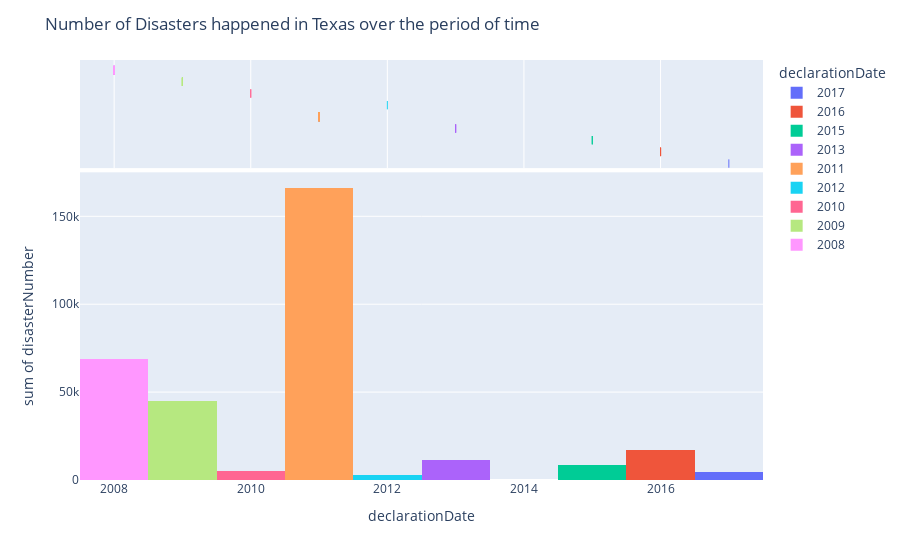

The notebook cell this image was saved under:
### Code cell
# To show which years are worst years in TEXAS from disaster perspective
import plotly.express as px
df = df.query('stateName=="Texas"')
fig = px.histogram(df, x="declarationDate", y="disasterNumber", color="declarationDate", marginal="rug",
                   hover_data=df.columns)
fig.update_layout(title='Number of Disasters happened in Texas over the period of time')
fig.show()

### Figure 1 — Plotly figure (JSON) as saved in the notebook; plotly's stock layout.template omitted (floating-point values rounded to 4 significant figures; data arrays with more than 128 entries replaced by an {"elided": "..."} marker saying what was removed)
{"data": [{"alignmentgroup": "True", "bingroup": "x", "histfunc": "sum", "hovertemplate": "declarationDate=%{x}<br>sum of disasterNumber=%{y}<extra></extra>", "legendgroup": "2017", "marker": {"color": "#636efa", "pattern": {"shape": ""}}, "name": "2017", "offsetgroup": "2017", "orientation": "v", "showlegend": true, "type": "histogram", "x": [2017], "xaxis": "x", "y": [4332], "yaxis": "y"}, {"alignmentgroup": "True", "boxpoints": "all", "customdata": [[0, 2017, 2017, 2017, 2021, "HURRICANE HARVEY", "Major Disaster", "TX", "Texas", "Hurricane", "b5216b615cad6f6ba24751905d0b9d9c6b33fc68", "5aa2d570cb4f0f7020b17042"]], "fillcolor": "rgba(255,255,255,0)", "hoveron": "points", "hovertemplate": "declarationDate=%{x}<br>data=%{customdata[0]}<br>incidentBeginDate=%{customdata[1]}<br>entryDate=%{customdata[2]}<br>updateDate=%{customdata[3]}<br>lastRefresh=%{customdata[4]}<br>disasterName=%{customdata[5]}<br>declarationType=%{customdata[6]}<br>stateCode=%{customdata[7]}<br>stateName=%{customdata[8]}<br>incidentType=%{customdata[9]}<br>hash=%{customdata[10]}<br>id=%{customdata[11]}<extra></extra>", "jitter": 0, "legendgroup": "2017", "line": {"color": "rgba(255,255,255,0)"}, "marker": {"color": "#636efa", "symbol": "line-ns-open"}, "name": "2017", "offsetgroup": "2017", "showlegend": false, "type": "box", "x": [2017], "xaxis": "x2", "yaxis": "y2"}, {"alignmentgroup": "True", "bingroup": "x", "histfunc": "sum", "hovertemplate": "declarationDate=%{x}<br>sum of disasterNumber=%{y}<extra></extra>", "legendgroup": "2016", "marker": {"color": "#EF553B", "pattern": {"shape": ""}}, "name": "2016", "offsetgroup": "2016", "orientation": "v", "showlegend": true, "type": "histogram", "x": [2016, 2016, 2016, 2016], "xaxis": "x", "y": [4269, 4272, 4266, 4255], "yaxis": "y"}, {"alignmentgroup": "True", "boxpoints": "all", "customdata": [[0, 2016, 2016, 2016, 2021, "SEVERE STORMS AND FLOODING ", "Major Disaster", "TX", "Texas", "Flood", "6b3bc73ac8c4a5ea1542dea9c9c1b541e8bdcd1e", "5aa2d570cb4f0f7020b1708a"], [0, 2016, 2016, 2016, 2021, "SEVERE STORMS AND FLOODING", "Major Disaster", "TX", "Texas", "Flood", "b9e5fa1d38478dcb5efa8198db12f96a68845f99", "5aa2d570cb4f0f7020b17098"], [0, 2016, 2016, 2016, 2021, "SEVERE STORMS, TORNADOES, AND FLOODING", "Major Disaster", "TX", "Texas", "Flood", "9a3b0fc661a29da7d95262a194d4d8e0c2b15c34", "5aa2d570cb4f0f7020b170a7"], [0, 2015, 2016, 2019, 2021, "SEVERE WINTER STORMS, TORNADOES, STRAIGHT-LINE WINDS, AND FLOODING", "Major Disaster", "TX", "Texas", "Severe Storm(s)", "67e1e9c8aada0cc9da8bdc0cb45acd5020242cb4", "5aa2d570cb4f0f7020b170c7"]], "fillcolor": "rgba(255,255,255,0)", "hoveron": "points", "hovertemplate": "declarationDate=%{x}<br>data=%{customdata[0]}<br>incidentBeginDate=%{customdata[1]}<br>entryDate=%{customdata[2]}<br>updateDate=%{customdata[3]}<br>lastRefresh=%{customdata[4]}<br>disasterName=%{customdata[5]}<br>declarationType=%{customdata[6]}<br>stateCode=%{customdata[7]}<br>stateName=%{customdata[8]}<br>incidentType=%{customdata[9]}<br>hash=%{customdata[10]}<br>id=%{customdata[11]}<extra></extra>", "jitter": 0, "legendgroup": "2016", "line": {"color": "rgba(255,255,255,0)"}, "marker": {"color": "#EF553B", "symbol": "line-ns-open"}, "name": "2016", "offsetgroup": "2016", "showlegend": false, "type": "box", "x": [2016, 2016, 2016, 2016], "xaxis": "x2", "yaxis": "y2"}, {"alignmentgroup": "True", "bingroup": "x", "histfunc": "sum", "hovertemplate": "declarationDate=%{x}<br>sum of disasterNumber=%{y}<extra></extra>", "legendgroup": "2015", "marker": {"color": "#00cc96", "pattern": {"shape": ""}}, "name": "2015", "offsetgroup": "2015", "orientation": "v", "showlegend": true, "type": "histogram", "x": [2015, 2015], "xaxis": "x", "y": [4245, 4223], "yaxis": "y"}, {"alignmentgroup": "True", "boxpoints": "all", "customdata": [[0, 2015, 2015, 2015, 2021, "SEVERE STORMS, TORNADOES, STRAIGHT-LINE WINDS, AND FLOODING", "Major Disaster", "TX", "Texas", "Severe Storm(s)", "f7dc8a710d9c86032f73acedd61be42a9105fd59", "5aa2d570cb4f0f7020b1709e"], [0, 2015, 2015, 2015, 2021, "SEVERE STORMS, TORNADOES, STRAIGHT-LINE WINDS AND FLOODING", "Major Disaster", "TX", "Texas", "Severe Storm(s)", "8b13f36fb0a7e357a5767d2a0554015ceffe0fbf", "5aa2d571cb4f0f7020b17106"]], "fillcolor": "rgba(255,255,255,0)", "hoveron": "points", "hovertemplate": "declarationDate=%{x}<br>data=%{customdata[0]}<br>incidentBeginDate=%{customdata[1]}<br>entryDate=%{customdata[2]}<br>updateDate=%{customdata[3]}<br>lastRefresh=%{customdata[4]}<br>disasterName=%{customdata[5]}<br>declarationType=%{customdata[6]}<br>stateCode=%{customdata[7]}<br>stateName=%{customdata[8]}<br>incidentType=%{customdata[9]}<br>hash=%{customdata[10]}<br>id=%{customdata[11]}<extra></extra>", "jitter": 0, "legendgroup": "2015", "line": {"color": "rgba(255,255,255,0)"}, "marker": {"color": "#00cc96", "symbol": "line-ns-open"}, "name": "2015", "offsetgroup": "2015", "showlegend": false, "type": "box", "x": [2015, 2015], "xaxis": "x2", "yaxis": "y2"}, {"alignmentgroup": "True", "bingroup": "x", "histfunc": "sum", "hovertemplate": "declarationDate=%{x}<br>sum of disasterNumber=%{y}<extra></extra>", "legendgroup": "2013", "marker": {"color": "#ab63fa", "pattern": {"shape": ""}}, "name": "2013", "offsetgroup": "2013", "orientation": "v", "showlegend": true, "type": "histogram", "x": [2013, 2013, 2013], "xaxis": "x", "y": [3363, 4136, 4159], "yaxis": "y"}, {"alignmentgroup": "True", "boxpoints": "all", "customdata": [[0, 2013, 2013, 2015, 2021, "EXPLOSION", "Emergency", "TX", "Texas", "Other", "2122a2adfa5e5c7312db3d20779bbab9b9c675e7", "5aa2d571cb4f0f7020b17126"], [0, 2013, 2013, 2013, 2021, "EXPLOSION", "Major Disaster", "TX", "Texas", "Other", "6f94d323d05af311023e01d3ba7f5b1dddc2e0d5", "5aa2d571cb4f0f7020b1712b"], [0, 2013, 2013, 2013, 2021, "SEVERE STORMS AND FLOODING", "Major Disaster", "TX", "Texas", "Severe Storm(s)", "036904a63afe3d5378eefddd9047a11e52fdfd60", "5aa2d571cb4f0f7020b17140"]], "fillcolor": "rgba(255,255,255,0)", "hoveron": "points", "hovertemplate": "declarationDate=%{x}<br>data=%{customdata[0]}<br>incidentBeginDate=%{customdata[1]}<br>entryDate=%{customdata[2]}<br>updateDate=%{customdata[3]}<br>lastRefresh=%{customdata[4]}<br>disasterName=%{customdata[5]}<br>declarationType=%{customdata[6]}<br>stateCode=%{customdata[7]}<br>stateName=%{customdata[8]}<br>incidentType=%{customdata[9]}<br>hash=%{customdata[10]}<br>id=%{customdata[11]}<extra></extra>", "jitter": 0, "legendgroup": "2013", "line": {"color": "rgba(255,255,255,0)"}, "marker": {"color": "#ab63fa", "symbol": "line-ns-open"}, "name": "2013", "offsetgroup": "2013", "showlegend": false, "type": "box", "x": [2013, 2013, 2013], "xaxis": "x2", "yaxis": "y2"}, {"alignmentgroup": "True", "bingroup": "x", "histfunc": "sum", "hovertemplate": "declarationDate=%{x}<br>sum of disasterNumber=%{y}<extra></extra>", "legendgroup": "2011", "marker": {"color": "#FFA15A", "pattern": {"shape": ""}}, "name": "2011", "offsetgroup": "2011", "orientation": "v", "showlegend": true, "type": "histogram", "x": [2011, 2011, 2011, 2011, 2011, 2011, 2011, 2011, 2011, 2011, 2011, 2011, 2011, 2011, 2011, 2011, 2011, 2011, 2011, 2011, 2011, 2011, 2011, 2011, 2011, 2011, 2011, 2011, 2011, 2011, 2011, 2011, 2011, 2011, 2011, 2011, 2011, 2011, 2011, 2011, 2011, 2011, 2011, 2011, 2011, 2011, 2011, 2011, 2011, 2011, 2011, 2011, 2011, 2011, 2011, 2011, 2011], "xaxis": "x", "y": [4029, 2958, 2962, 2963, 2957, 2967, 2964, 2968, 2960, 2959, 2965, 2952, 2949, 2929, 2937, 2928, 2925, 2927, 2924, 1999, 2926, 2931, 2930, 2916, 2914, 2922, 2911, 2904, 2908, 2912, 2896, 2899, 2913, 2886, 2893, 2892, 2885, 2901, 2889, 2891, 2903, 2898, 2905, 2910, 2894, 2888, 2906, 2895, 2881, 2867, 2882, 2884, 2865, 2863, 2862, 2870, 2864], "yaxis": "y"}, {"alignmentgroup": "True", "boxpoints": "all", "customdata": {"elided": "57x12 mixed values"}, "fillcolor": "rgba(255,255,255,0)", "hoveron": "points", "hovertemplate": "declarationDate=%{x}<br>data=%{customdata[0]}<br>incidentBeginDate=%{customdata[1]}<br>entryDate=%{customdata[2]}<br>updateDate=%{customdata[3]}<br>lastRefresh=%{customdata[4]}<br>disasterName=%{customdata[5]}<br>declarationType=%{customdata[6]}<br>stateCode=%{customdata[7]}<br>stateName=%{customdata[8]}<br>incidentType=%{customdata[9]}<br>hash=%{customdata[10]}<br>id=%{customdata[11]}<extra></extra>", "jitter": 0, "legendgroup": "2011", "line": {"color": "rgba(255,255,255,0)"}, "marker": {"color": "#FFA15A", "symbol": "line-ns-open"}, "name": "2011", "offsetgroup": "2011", "showlegend": false, "type": "box", "x": [2011, 2011, 2011, 2011, 2011, 2011, 2011, 2011, 2011, 2011, 2011, 2011, 2011, 2011, 2011, 2011, 2011, 2011, 2011, 2011, 2011, 2011, 2011, 2011, 2011, 2011, 2011, 2011, 2011, 2011, 2011, 2011, 2011, 2011, 2011, 2011, 2011, 2011, 2011, 2011, 2011, 2011, 2011, 2011, 2011, 2011, 2011, 2011, 2011, 2011, 2011, 2011, 2011, 2011, 2011, 2011, 2011], "xaxis": "x2", "yaxis": "y2"}, {"alignmentgroup": "True", "bingroup": "x", "histfunc": "sum", "hovertemplate": "declarationDate=%{x}<br>sum of disasterNumber=%{y}<extra></extra>", "legendgroup": "2012", "marker": {"color": "#19d3f3", "pattern": {"shape": ""}}, "name": "2012", "offsetgroup": "2012", "orientation": "v", "showlegend": true, "type": "histogram", "x": [2012], "xaxis": "x", "y": [2976], "yaxis": "y"}, {"alignmentgroup": "True", "boxpoints": "all", "customdata": [[0, 2012, 2012, 2015, 2021, "LIVERMORE RANCH FIRE COMPLEX", "Fire Management", "TX", "Texas", "Fire", "da4ab7b8c6bfec00d32eeb0b445c06990fe2be7d", "5aa2d572cb4f0f7020b171d2"]], "fillcolor": "rgba(255,255,255,0)", "hoveron": "points", "hovertemplate": "declarationDate=%{x}<br>data=%{customdata[0]}<br>incidentBeginDate=%{customdata[1]}<br>entryDate=%{customdata[2]}<br>updateDate=%{customdata[3]}<br>lastRefresh=%{customdata[4]}<br>disasterName=%{customdata[5]}<br>declarationType=%{customdata[6]}<br>stateCode=%{customdata[7]}<br>stateName=%{customdata[8]}<br>incidentType=%{customdata[9]}<br>hash=%{customdata[10]}<br>id=%{customdata[11]}<extra></extra>", "jitter": 0, "legendgroup": "2012", "line": {"color": "rgba(255,255,255,0)"}, "marker": {"color": "#19d3f3", "symbol": "line-ns-open"}, "name": "2012", "offsetgroup": "2012", "showlegend": false, "type": "box", "x": [2012], "xaxis": "x2", "yaxis": "y2"}, {"alignmentgroup": "True", "bingroup": "x", "histfunc": "sum", "hovertemplate": "declarationDate=%{x}<br>sum of disasterNumber=%{y}<extra></extra>", "legendgroup": "2010", "marker": {"color": "#FF6692", "pattern": {"shape": ""}}, "name": "2010", "offsetgroup": "2010", "orientation": "v", "showlegend": true, "type": "histogram", "x": [2010, 2010], "xaxis": "x", "y": [3313, 1931], "yaxis": "y"}, {"alignmentgroup": "True", "boxpoints": "all", "customdata": [[0, 2010, 2010, 2012, 2021, "TROPICAL STORM ALEX", "Emergency", "TX", "Texas", "Hurricane", "c1e57aa66a957b9830025518df34a140ad99b3a2", "5aa2d573cb4f0f7020b172d9"], [0, 2010, 2010, 2020, 2021, "HURRICANE ALEX", "Major Disaster", "TX", "Texas", "Hurricane", "3e9e0471fdcef6e69bdeda27719afe4593b78299", "5aa2d573cb4f0f7020b17300"]], "fillcolor": "rgba(255,255,255,0)", "hoveron": "points", "hovertemplate": "declarationDate=%{x}<br>data=%{customdata[0]}<br>incidentBeginDate=%{customdata[1]}<br>entryDate=%{customdata[2]}<br>updateDate=%{customdata[3]}<br>lastRefresh=%{customdata[4]}<br>disasterName=%{customdata[5]}<br>declarationType=%{customdata[6]}<br>stateCode=%{customdata[7]}<br>stateName=%{customdata[8]}<br>incidentType=%{customdata[9]}<br>hash=%{customdata[10]}<br>id=%{customdata[11]}<extra></extra>", "jitter": 0, "legendgroup": "2010", "line": {"color": "rgba(255,255,255,0)"}, "marker": {"color": "#FF6692", "symbol": "line-ns-open"}, "name": "2010", "offsetgroup": "2010", "showlegend": false, "type": "box", "x": [2010, 2010], "xaxis": "x2", "yaxis": "y2"}, {"alignmentgroup": "True", "bingroup": "x", "histfunc": "sum", "hovertemplate": "declarationDate=%{x}<br>sum of disasterNumber=%{y}<extra></extra>", "legendgroup": "2009", "marker": {"color": "#B6E880", "pattern": {"shape": ""}}, "name": "2009", "offsetgroup": "2009", "orientation": "v", "showlegend": true, "type": "histogram", "x": [2009, 2009, 2009, 2009, 2009, 2009, 2009, 2009, 2009, 2009, 2009, 2009, 2009, 2009, 2009, 2009], "xaxis": "x", "y": [2814, 2810, 2805, 2815, 2801, 2807, 2796, 2803, 2804, 2798, 2800, 2806, 2802, 2797, 2794, 2795], "yaxis": "y"}, {"alignmentgroup": "True", "boxpoints": "all", "customdata": {"elided": "16x12 mixed values"}, "fillcolor": "rgba(255,255,255,0)", "hoveron": "points", "hovertemplate": "declarationDate=%{x}<br>data=%{customdata[0]}<br>incidentBeginDate=%{customdata[1]}<br>entryDate=%{customdata[2]}<br>updateDate=%{customdata[3]}<br>lastRefresh=%{customdata[4]}<br>disasterName=%{customdata[5]}<br>declarationType=%{customdata[6]}<br>stateCode=%{customdata[7]}<br>stateName=%{customdata[8]}<br>incidentType=%{customdata[9]}<br>hash=%{customdata[10]}<br>id=%{customdata[11]}<extra></extra>", "jitter": 0, "legendgroup": "2009", "line": {"color": "rgba(255,255,255,0)"}, "marker": {"color": "#B6E880", "symbol": "line-ns-open"}, "name": "2009", "offsetgroup": "2009", "showlegend": false, "type": "box", "x": [2009, 2009, 2009, 2009, 2009, 2009, 2009, 2009, 2009, 2009, 2009, 2009, 2009, 2009, 2009, 2009], "xaxis": "x2", "yaxis": "y2"}, {"alignmentgroup": "True", "bingroup": "x", "histfunc": "sum", "hovertemplate": "declarationDate=%{x}<br>sum of disasterNumber=%{y}<extra></extra>", "legendgroup": "2008", "marker": {"color": "#FF97FF", "pattern": {"shape": ""}}, "name": "2008", "offsetgroup": "2008", "orientation": "v", "showlegend": true, "type": "histogram", "x": [2008, 2008, 2008, 2008, 2008, 2008, 2008, 2008, 2008, 2008, 2008, 2008, 2008, 2008, 2008, 2008, 2008, 2008, 2008, 2008, 2008, 2008, 2008, 2008, 2008], "xaxis": "x", "y": [3294, 2785, 2774, 2767, 1791, 3290, 2768, 1780, 2764, 2759, 2761, 2750, 2747, 2754, 2753, 2743, 2757, 2748, 2755, 2745, 2758, 2742, 3284, 2744, 2751], "yaxis": "y"}, {"alignmentgroup": "True", "boxpoints": "all", "customdata": {"elided": "25x12 mixed values"}, "fillcolor": "rgba(255,255,255,0)", "hoveron": "points", "hovertemplate": "declarationDate=%{x}<br>data=%{customdata[0]}<br>incidentBeginDate=%{customdata[1]}<br>entryDate=%{customdata[2]}<br>updateDate=%{customdata[3]}<br>lastRefresh=%{customdata[4]}<br>disasterName=%{customdata[5]}<br>declarationType=%{customdata[6]}<br>stateCode=%{customdata[7]}<br>stateName=%{customdata[8]}<br>incidentType=%{customdata[9]}<br>hash=%{customdata[10]}<br>id=%{customdata[11]}<extra></extra>", "jitter": 0, "legendgroup": "2008", "line": {"color": "rgba(255,255,255,0)"}, "marker": {"color": "#FF97FF", "symbol": "line-ns-open"}, "name": "2008", "offsetgroup": "2008", "showlegend": false, "type": "box", "x": [2008, 2008, 2008, 2008, 2008, 2008, 2008, 2008, 2008, 2008, 2008, 2008, 2008, 2008, 2008, 2008, 2008, 2008, 2008, 2008, 2008, 2008, 2008, 2008, 2008], "xaxis": "x2", "yaxis": "y2"}], "layout": {"barmode": "relative", "legend": {"title": {"text": "declarationDate"}, "tracegroupgap": 0}, "margin": {"t": 60}, "title": {"text": "Number of Disasters happened in Texas over the period of time"}, "xaxis": {"anchor": "y", "categoryarray": [2017, 2016, 2015, 2013, 2011, 2012, 2010, 2009, 2008], "categoryorder": "array", "domain": [0, 1], "title": {"text": "declarationDate"}}, "xaxis2": {"anchor": "y2", "domain": [0, 1], "matches": "x", "showgrid": true, "showticklabels": false}, "yaxis": {"anchor": "x", "domain": [0, 0.7326], "title": {"text": "sum of disasterNumber"}}, "yaxis2": {"anchor": "x2", "domain": [0.7426, 1], "matches": "y2", "showgrid": false, "showline": false, "showticklabels": false, "ticks": ""}}}
